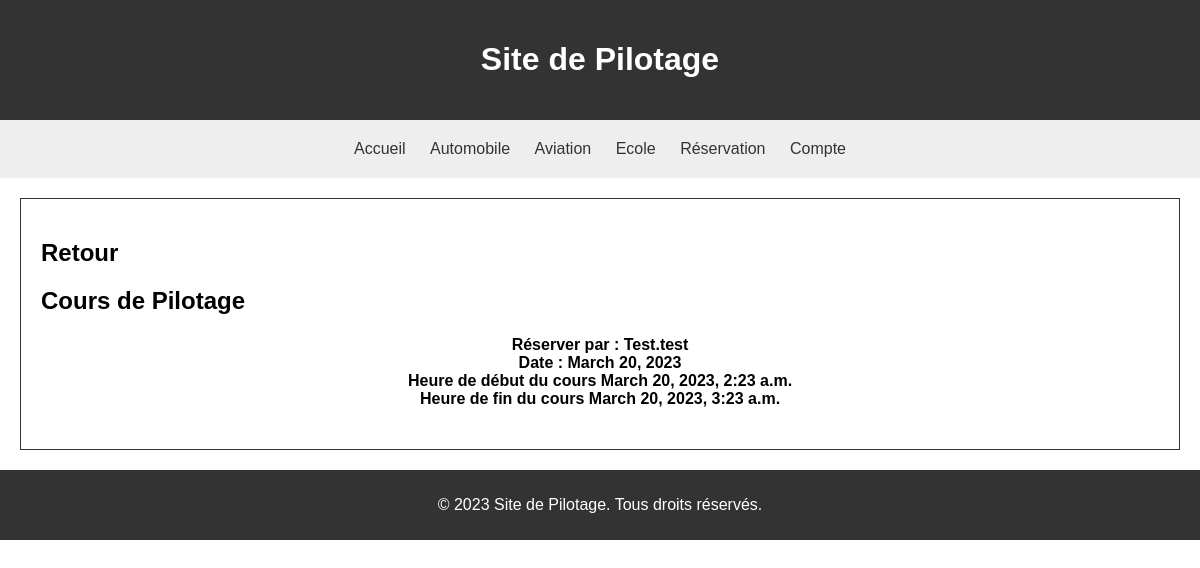
Before: /reservation/1/ with the older database file.
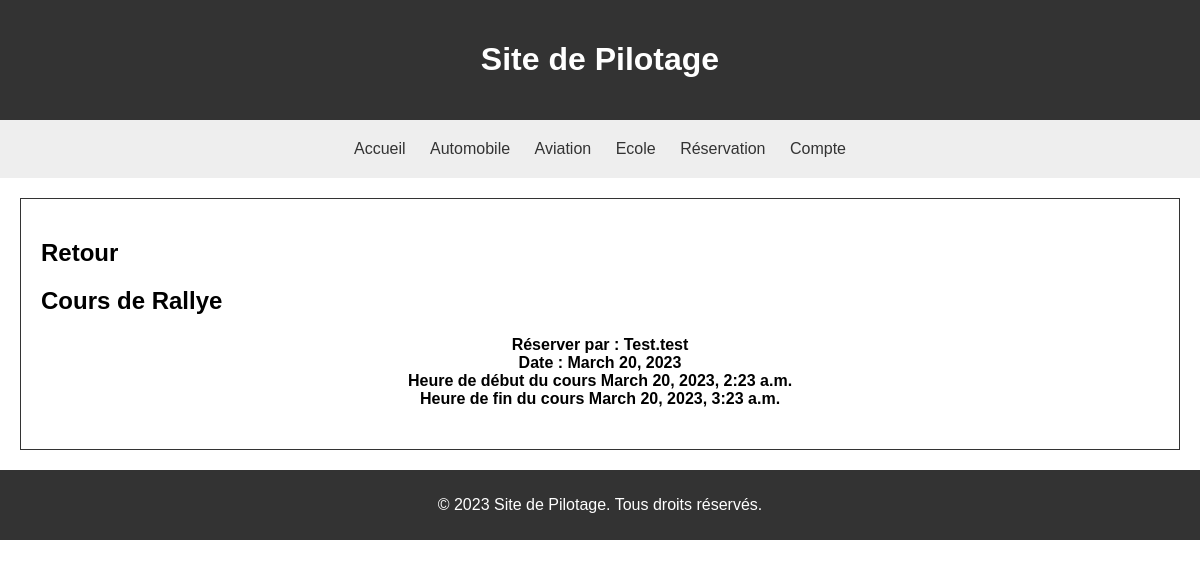
After: the same page with the newer database file.
### src/models.py (models this page shows, shortened)
class Reservation(models.Model):
    id_reservation = models.IntegerField(primary_key=True)
    cours = models.ForeignKey(CoursPilotage, on_delete=models.CASCADE)
    user = models.ForeignKey(User, on_delete=models.CASCADE)
    date_reservation = models.DateField()
    heure_deb_reservation = models.DateTimeField()
    heure_fin_reservation = models.DateTimeField()

class CoursPilotage(models.Model):
    titre_cours = models.CharField(max_length=400, default= 'Cours de Pilotage')
    id_cours = models.IntegerField(primary_key=True)
    id_type = models.ForeignKey(TypePilotage, on_delete=models.CASCADE)
    id_vehicule = models.ForeignKey(VehiculePilotage, on_delete=models.CASCADE)
    id_ecole = models.ForeignKey(EcolePilotage, on_delete=models.CASCADE)
    descriptif_cours = models.TextField(default="")
    def __str__(self):
        return self.titre_cours

class User(models.Model):
    id_user = models.IntegerField(primary_key=True)
    nom_user = models.CharField(max_length=200)
    prenom_user = models.CharField(max_length=300)
    login_user = models.CharField(max_length=400)
    password_user = models.CharField(max_length=300)
    def __str__(self):
        return self.login_user

### src/views.py (the view)
# urls.py: path('reservation/<int:reservation_id>/',views.reservation_index_id, name='reservation_index_id'),
def reservation_index_id(request, reservation_id):
    reservation = Reservation.objects.get(id_reservation=reservation_id)
    data = {
        'reservation':reservation,
    }
    return render(request, 'reservation/reservation.html', data)

### src/templates/reservation/reservation.html
{% extends 'block/base.html' %}
{% block corp %}
    <section>
        <h2><a href="../" style="text-decoration: none; color: black">Retour</a></h2>
        <h2>{{ reservation.cours }}</h2>
        <h4>
            Réserver par : {{ reservation.user }}<br/>
            Date : {{ reservation.date_reservation}}<br/>
            Heure de début du cours {{ reservation.heure_deb_reservation }}<br/>
            Heure de fin du cours {{ reservation.heure_fin_reservation }}<br/>
        </h4>
    </section>
{% endblock %}

Changed rows visible on the page:
changed through a linked row, Reservation "Test.test": cours "Cours de Pilotage" → "Cours de Rallye"
